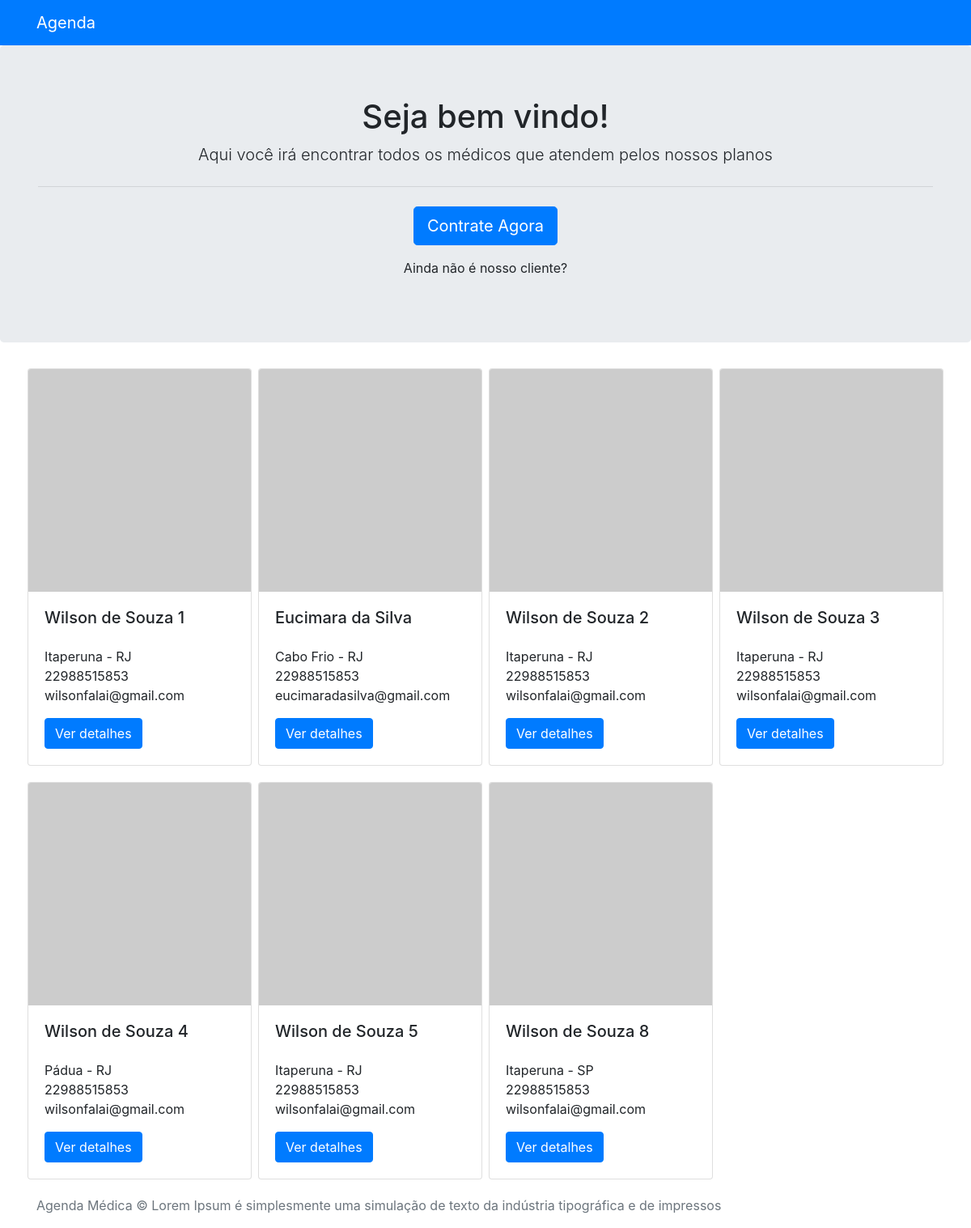
The page / on the database its author committed.
### tables this page shows
CREATE TABLE `contact` (
  `id` int(11) NOT NULL AUTO_INCREMENT,
  `name` varchar(128) NOT NULL,
  `email` varchar(128) NOT NULL,
  `phone` varchar(32) NOT NULL,
  `city` varchar(64) DEFAULT NULL,
  `postal_code` varchar(32) DEFAULT NULL,
  `neighbor` varchar(64) DEFAULT NULL,
  `street` varchar(64) DEFAULT NULL,
  `number` varchar(32) DEFAULT NULL,
  `state` char(2) DEFAULT NULL,
  `created_at` timestamp NOT NULL DEFAULT CURRENT_TIMESTAMP,
  `updated_at` timestamp NOT NULL DEFAULT CURRENT_TIMESTAMP ON UPDATE CURRENT_TIMESTAMP,
  PRIMARY KEY (`id`)
);

### app/Controllers/SiteController.php (called while the page is built, shortened)
<?php
class SiteController extends BaseController
{
    public function index(){
        $model = new Contact(DataBase::getDataBase());
        $contacts = $model->all();
        $this->renderView('site/index','layout-site');
    }
}

### core/bootstrap.php (called while the page is built, shortened)
<?php
$routes = require_once __DIR__ . "/../app/routes.php";
$route = new \Core\Route($routes);

### public/index.php (called while the page is built, shortened)
<?php
require_once __DIR__ . "/../core/bootstrap.php";

### core/BaseModel.php (called while the page is built, shortened)
<?php
class BaseModel
{
    public $pdo;
    protected  $table;
    public function __construct(PDO $pdo)
    {
        $this->pdo = $pdo;
    }
    public function all(){
        $query = "SELECT * FROM {$this->table} LIMIT 20";
        $sth = $this->pdo->prepare($query);
        $sth->execute();
        $result = $sth->fetchAll();
        return $result;
    }
}

### app/database.php (called while the page is built)
<?php
return [
    'mysql' => [
        'host' => 'localhost',
        'database' => 'madeiramadeira',
        'user' => 'root',
        'password' => 'luizaroot',
        'charset' => 'utf8',
        'collation' => 'utf8_general_ci'
    ]
];

### core/DataBase.php (called while the page is built, shortened)
<?php
class DataBase
{
    public static function getDataBase()
    {
        $conf = include_once __DIR__ . "/../app/database.php";
        $host = $conf['mysql']['host'];
        $db = $conf['mysql']['database'];
        $user = $conf['mysql']['user'];
        $pass = $conf['mysql']['password'];
        $charset = $conf['mysql']['charset'];
        $collation = $conf['mysql']['collation'];
        try {
            $pdo = new PDO("mysql:host=$host;dbname=$db;charset=$charset", $user, $pass);
            $pdo->setAttribute(PDO::ATTR_ERRMODE, PDO::ERRMODE_EXCEPTION);
            $pdo->setAttribute(PDO::MYSQL_ATTR_INIT_COMMAND, "SET NAMES '$charset' COLLATE '$collation'");
            $pdo->setAttribute(PDO::ATTR_DEFAULT_FETCH_MODE, PDO::FETCH_OBJ);
            return $pdo;
        } catch (PDOException $e) {
            echo $e->getMessage();
        }
    }
}

### app/Views/site/index.phtml (the view, shortened to what this page needs)
<div class="jumbotron">
    <div class="container text-center">
        <h1 class="title">Seja bem vindo!</h1>
        <p class="lead">Aqui você irá encontrar todos os médicos que atendem pelos nossos planos</p>
        <hr class="my-4">
        <p class="lead">
            <a class="btn btn-primary btn-lg calltoaction" href="#" role="button">Contrate Agora</a>
            <p>Ainda não é nosso cliente?</p>
        </p>
    </div>
</div>
<div class="container">
    <div class="row">
        <?php foreach ($this->view->contacts as $c): ?>
            <div class="col-md-3 col-sm-4 col-6 pl-1 pr-1">
                <div class="card contact">
                    <img class="card-img-top" src="http://api.randomuser.me/portraits/men/49.jpg" alt="Card image cap">
                    <div class="card-body">
                        <h5 id="contact-name"><?= $c->name ?></h5>
                        <p class="card-text">
                            <span id="contact-city"><?= $c->city ?></span> - <span id="contact-state"><?= $c->state ?></span>
                            <br>
                            <span id="contact-phone"><?= $c->phone ?></span>
                            <br>
                            <span id="contact-email"><?= $c->email ?></span>
                            <br>
                        </p>
                        <a href="/site/view/<?= $c->id; ?>" class="btn btn-primary btn-vd">Ver detalhes</a>
                    </div>
                </div>
            </div>
        <?php endforeach; ?>
    </div>
</div>

### core/Route.php (shortened to what this page needs)
<?php
class Route
{
    private $routes;
    public function __construct(array $routes)
    {
        $this->run();
    }
    private function getUrl(){
        return parse_url($_SERVER['REQUEST_URI'], PHP_URL_PATH);
    }
    private function setRoutes($routes)
    {
        foreach ($routes as $route){
            $explode = explode('@', $route[1]);
            if(isset($route[2])){
                $r = [$route[0], $explode[0], $explode[1], $route[2]];
            }else{
                $r = [$route[0], $explode[0], $explode[1]];
            }
            $newRoutes[] = $r;
        }
        $this->routes = $newRoutes;
    }
    private function getRequest()
    {
        $obj = new \stdClass;
        return $obj;
    }
    private function run()
    {
        $url = $this->getUrl();
        foreach ($this->routes as $route) {
            $routeArray = explode('/', $route[0]);
            $param = [];
            for($i = 0; $i < count($routeArray); $i++){
                $route[0] = implode($routeArray, '/');
            }
            if($url == $route[0]){
                $found = true;
                $controller = $route[1];
                $action = $route[2];
                break;
            }
        }
        if(isset($found)){
            $controller = Container::newController($controller);
            switch (count($param)){
                default:
                    $controller->$action($this->getRequest());
                    break;
            }
        }
    }
}

### core/BaseController.php (shortened to what this page needs)
<?php
abstract class BaseController
{
    private $viewPath;
    private $layoutPath;
    public function __construct()
    {
        $this->view = new \stdClass;
    }
    protected function renderView($viewPath, $layoutPath = null)
    {
        $this->viewPath = $viewPath;
        $this->layoutPath = $layoutPath;
        if ($layoutPath) {
            return $this->layout();
        } else {
            return $this->content();
        }
    }
    protected function content()
    {
        if (file_exists(__DIR__ . "/../app/Views/{$this->viewPath}.phtml")) {
            return require_once __DIR__ . "/../app/Views/{$this->viewPath}.phtml";
        } else {
            echo "Error: View path not found!";
        }
    }
    protected function layout()
    {
        if (file_exists(__DIR__ . "/../app/Views/{$this->layoutPath}.phtml")) {
            return require_once __DIR__ . "/../app/Views/{$this->layoutPath}.phtml";
        } else {
            echo "Error: Layout path not found!";
        }
    }
}

### app/Views/layout-site.phtml (shortened to what this page needs)
<!doctype html>
<html lang="en">
<head>
    <link href="/assets/css/bootstrap.min.css" rel="stylesheet">
    <link href="/assets/css/font-awesome.min.css" rel="stylesheet">
</head>
<body>
<header>
    <nav class="navbar navbar-expand-lg navbar-dark bg-primary">
        <div class="container">
            <a class="navbar-brand" href="/">Agenda</a>
        </div>
    </nav>
</header>
<main role="main" style="min-height: 600px;">
    <?php $this->content() ?>
</main>
<footer class="text-muted">
    <div class="container">
        <p>Agenda Médica &copy; Lorem Ipsum é simplesmente uma simulação de texto da indústria tipográfica e de impressos</p>
    </div>
</footer>
</body>
</html>

### app/Views/site/index.phtml (style rules this page uses)
.card { margin-bottom: 20px; }
.contact #contact-name { height: 40px; }

### rows shown on the page
contact: name "Wilson de Souza 1", city "Itaperuna", state "RJ", phone "22988515853", email "wilsonfalai@gmail.com"
contact: name "Eucimara da Silva", city "Cabo Frio", state "RJ", phone "22988515853", email "eucimaradasilva@gmail.com"
contact: name "Wilson de Souza 2", city "Itaperuna", state "RJ", phone "22988515853", email "wilsonfalai@gmail.com"
contact: name "Wilson de Souza 3", city "Itaperuna", state "RJ", phone "22988515853", email "wilsonfalai@gmail.com"
contact: name "Wilson de Souza 4", city "Pádua", state "RJ", phone "22988515853", email "wilsonfalai@gmail.com"
contact: name "Wilson de Souza 5", city "Itaperuna", state "RJ", phone "22988515853", email "wilsonfalai@gmail.com"
contact: name "Wilson de Souza 8", city "Itaperuna", state "SP", phone "22988515853", email "wilsonfalai@gmail.com"
